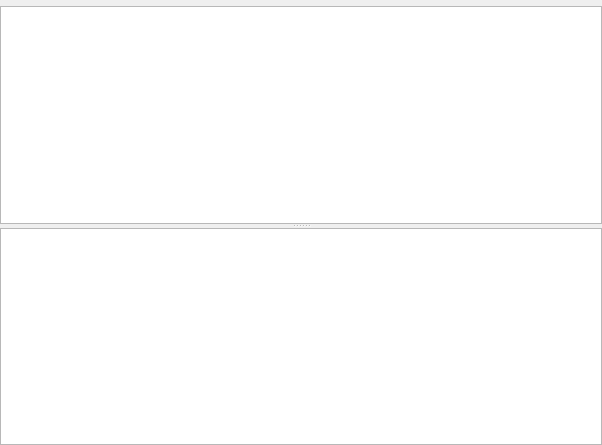
<?xml version="1.0" encoding="UTF-8"?>
<ui version="4.0">
 <class>DVDInfo</class>
 <widget class="QWidget" name="DVDInfo">
  <property name="geometry">
   <rect>
    <x>0</x>
    <y>0</y>
    <width>602</width>
    <height>445</height>
   </rect>
  </property>
  <property name="windowTitle">
   <string>DVD Info</string>
  </property>
  <layout class="QVBoxLayout">
   <property name="margin">
    <number>0</number>
   </property>
   <item>
    <widget class="KUrlRequester" name="url"/>
   </item>
   <item>
    <widget class="QSplitter" name="splitter4">
     <property name="orientation">
      <enum>Qt::Vertical</enum>
     </property>
     <widget class="QTreeView" name="dvdListView">
      <property name="minimumSize">
       <size>
        <width>350</width>
        <height>200</height>
       </size>
      </property>
      <property name="fullWidth" stdset="0">
       <bool>true</bool>
      </property>
      <property name="itemsMovable" stdset="0">
       <bool>false</bool>
      </property>
     </widget>
     <widget class="KTextBrowser" name="textBrowser">
      <property name="sizePolicy">
       <sizepolicy hsizetype="Expanding" vsizetype="Preferred">
        <horstretch>0</horstretch>
        <verstretch>0</verstretch>
       </sizepolicy>
      </property>
      <property name="minimumSize">
       <size>
        <width>350</width>
        <height>200</height>
       </size>
      </property>
     </widget>
    </widget>
   </item>
  </layout>
 </widget>
 <layoutdefault spacing="6" margin="11"/>
 <layoutfunction spacing="KDialog::spacingHint" margin="KDialog::marginHint"/>
 <pixmapfunction>qPixmapFromMimeSource</pixmapfunction>
 <customwidgets>
  <customwidget>
   <class>KUrlRequester</class>
   <extends>QFrame</extends>
   <header>kurlrequester.h</header>
  </customwidget>
  <customwidget>
   <class>KTextBrowser</class>
   <extends>QTextBrowser</extends>
   <header>ktextbrowser.h</header>
  </customwidget>
 </customwidgets>
 <tabstops>
  <tabstop>dvdListView</tabstop>
 </tabstops>
 <resources/>
 <connections/>
</ui>
